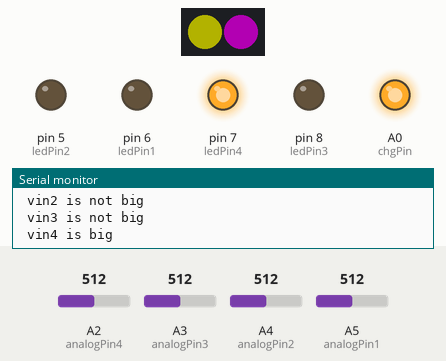
Simulated run of this sketch. Board: Arduino Uno, built with avr-gcc and run on an emulated ATmega328P. Shown: 2 RGB LEDs in strip order, left to right, output pins drawn as LEDs (lit = HIGH), the last lines printed to the serial monitor. The test bench sets the inputs (shaded band); at power-on: A2 (analogPin4) = 512, A3 (analogPin3) = 512, A4 (analogPin2) = 512, A5 (analogPin1) = 512. Dim RGB values are drawn brighter than linear.

Above: at 6.0 s.
6.1 s: A2 (analogPin4) set to 716
At 10.61 s:
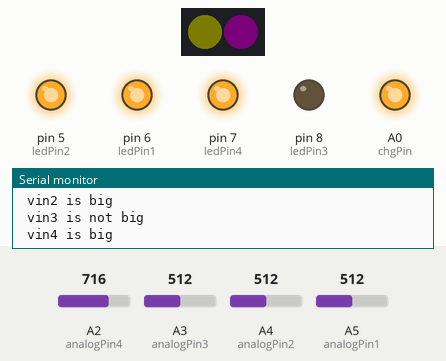
13.1 s: A3 (analogPin3) set to 608
19.3 s: A3 (analogPin3) set to 629
At 21.37 s:
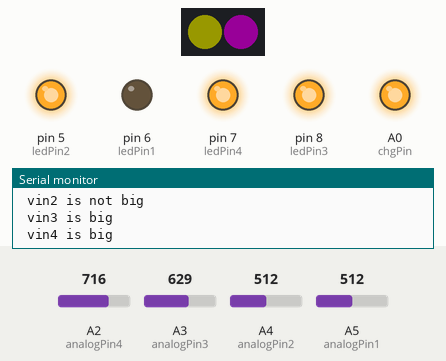
25.5 s: A4 (analogPin2) set to 306
At 26.59 s:
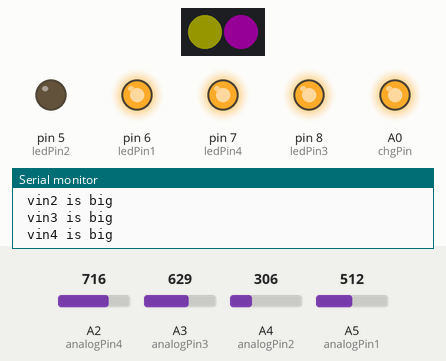
31.7 s: A5 (analogPin1) set to 476
38.0 s: A5 (analogPin1) set to 450
At 41.96 s:
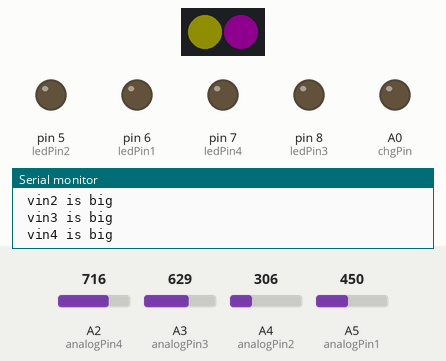
Timing chart, 0 to 45.2 s (numbered marks = the images above; inputs shaded):
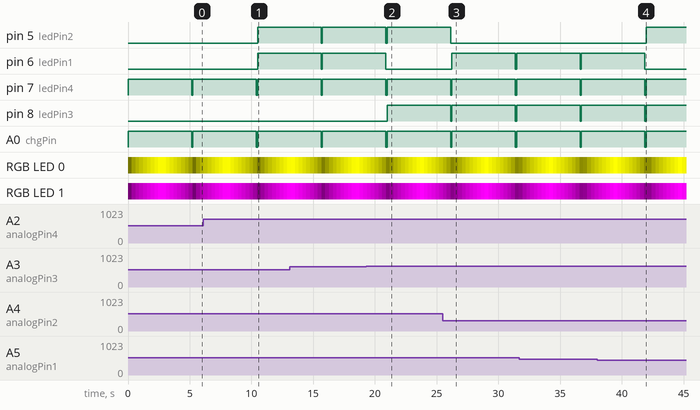

Measured:
- the behaviour switches between 614 and 615 on A3 (analogPin3) (found by bisection; images 1 and 2)
- the behaviour switches between 468 and 467 on A5 (analogPin1) (found by bisection; images 3 and 4)
- after the input at 6.1 s, pin 5 (ledPin2), pin 6 (ledPin1): LOW → HIGH after 4.4 s
- after the input at 19.3 s, pin 6 (ledPin1): goes on until 20.9 s, then stays LOW; pin 8 (ledPin3): LOW → HIGH after 1.7 s
- after the input at 25.5 s, pin 5 (ledPin2): goes on until 26.1 s, then stays LOW; pin 6 (ledPin1): LOW → HIGH after 0.74 s, → LOW 5.1 s later, → HIGH 0.11 s later
- after the input at 38.0 s, pin 5 (ledPin2): LOW → HIGH after 4.0 s; pin 6 (ledPin1): goes on until 41.9 s, then stays LOW

The sketch:

bmswork.ino
```cpp
#include <FastLED.h>
#define LED_PIN 10
#define NUM_LEDS 2
CRGB leds[2];
const int analogPin1 = A5;
const int analogPin2 = A4;
const int analogPin3 = A3;
const int analogPin4 = A2;
const float R1 = 33000.0;             // 33kΩ resistor
const float R2 = 12000.0;             // 12kΩ resistor
const float Vref = 5.00;              // Reference voltage of the Arduino (5V for most boards)
const int resolution = 1023;          // 10-bit ADC resolution
const float fullChargeVoltage = 4.2;  // Fully charged voltage for the battery

// Define the pins for the LEDs
const int ledPin1 = 6;
const int ledPin2 = 5;
const int ledPin3 = 8;
const int ledPin4 = 7;
const int chgPin = A0;


void setup() {
  Serial.begin(115200);  // Initialize serial communication
  FastLED.addLeds<WS2812, LED_PIN, GRB>(leds, NUM_LEDS);
  // Set LED pins as output
  pinMode(ledPin1, OUTPUT);
  pinMode(ledPin2, OUTPUT);
  pinMode(ledPin3, OUTPUT);
  pinMode(ledPin4, OUTPUT);
  pinMode(chgPin, OUTPUT);
}

void loop() {
  int sensorValue2 = analogRead(analogPin1);  // Read the analog input
  int sensorValue1 = analogRead(analogPin2);  // Read the analog input
  int sensorValue3 = analogRead(analogPin3);  // Read the analog input
  int sensorValue4 = analogRead(analogPin4);  // Read the analog input

  // Convert the ADC value to voltage
  float Vout1 = (sensorValue1 * Vref) / resolution;
  float Vout2 = (sensorValue2 * Vref) / resolution;
  float Vout3 = (sensorValue3 * Vref) / resolution;
  float Vout4 = (sensorValue4 * Vref) / resolution;

  // Calculate the input voltage (battery voltage)
  float Vin4 = Vout4 * (R1 + R2) / R2;
  float Vin3 = (Vout3 * (R1 + R2) / R2);
  float Vin2 = (Vout2 * (R1 + R2) / R2);
  float Vin1 = (Vout1 * (R1 + R2) / R2);
  Vin1 = Vin1 - Vin2;
  Vin2 = Vin2 - Vin3;
  Vin3 = Vin3 - Vin4;

  if (Vin4 >= 4 && Vin3 >= 4 && Vin2 >= 4 && Vin1 >= 4) {
    digitalWrite(chgPin, LOW);
  } else {
    digitalWrite(chgPin, HIGH);
  }

  // Print the values to the serial monitor
  // Serial.print("Sensor Value1: ");
  // Serial.print(sensorValue1);

  Serial.print(" Vin1: ");
  Serial.print(Vin1);

  // Serial.print("Sensor Value2: ");
  // Serial.print(sensorValue2);

  Serial.print(" Vin2: ");
  Serial.print(Vin2);

  // Serial.print("Sensor Value3: ");
  // Serial.print(sensorValue3);

  Serial.print(" Vin3: ");
  Serial.print(Vin3);

  // Serial.print(" Sensor Value4: ");
  // Serial.print(sensorValue4);

  Serial.print(" Vin4: ");
  Serial.print(Vin4);

  // Check if each battery is fully charged
  bool allCharged = true;

  if (Vin1 > Vin2 || Vin1 > Vin3 || Vin1 > Vin4) {
    digitalWrite(ledPin2, HIGH);
    Serial.println(" vin1 is big");
  } else {
    digitalWrite(ledPin2, LOW);
    Serial.println(" vin1 is not big");
    allCharged = false;
  }

  if (Vin2 > Vin1 || Vin2 > Vin3 || Vin2 > Vin4) {
    digitalWrite(ledPin1, HIGH);
    Serial.println(" vin2 is big");
  } else {
    digitalWrite(ledPin1, LOW);
    Serial.println(" vin2 is not big");
    allCharged = false;
  }

  if (Vin3 > Vin1 || Vin3 > Vin2 || Vin3 > Vin4) {
    digitalWrite(ledPin3, HIGH);
    Serial.println(" vin3 is big");
  } else {
    digitalWrite(ledPin3, LOW);
    Serial.println(" vin3 is not big");
    allCharged = false;
  }

  if (Vin4 > Vin1 || Vin4 > Vin2 || Vin4 > Vin3) {
    digitalWrite(ledPin4, HIGH);
    Serial.println(" vin4 is big");
  } else {
    digitalWrite(ledPin4, LOW);
    Serial.println(" vin4 is not big");
    allCharged = false;
  }

  // Turn off all LEDs if all batteries are fully charged
  for (int i = 1; i <= 255; i++) {
    leds[0] = CRGB(i, i, 0);
    leds[1] = CRGB(i, 0, i);
    FastLED.show();
    delay(10);
  }
  for (int i = 255; i >= 10; i--) {
    leds[0] = CRGB(i, i, 0);
    leds[1] = CRGB(i, 0, i);
    FastLED.show();
    delay(10);
  }
  digitalWrite(ledPin1, LOW);
  digitalWrite(ledPin2, LOW);
  digitalWrite(ledPin3, LOW);
  digitalWrite(ledPin4, LOW);
  digitalWrite(chgPin, LOW);
  for (int i = 10; i >= 1; i--) {
    leds[0] = CRGB(i, i, 0);
    leds[1] = CRGB(i, 0, i);
    FastLED.show();
    delay(10);
  }
}
```
